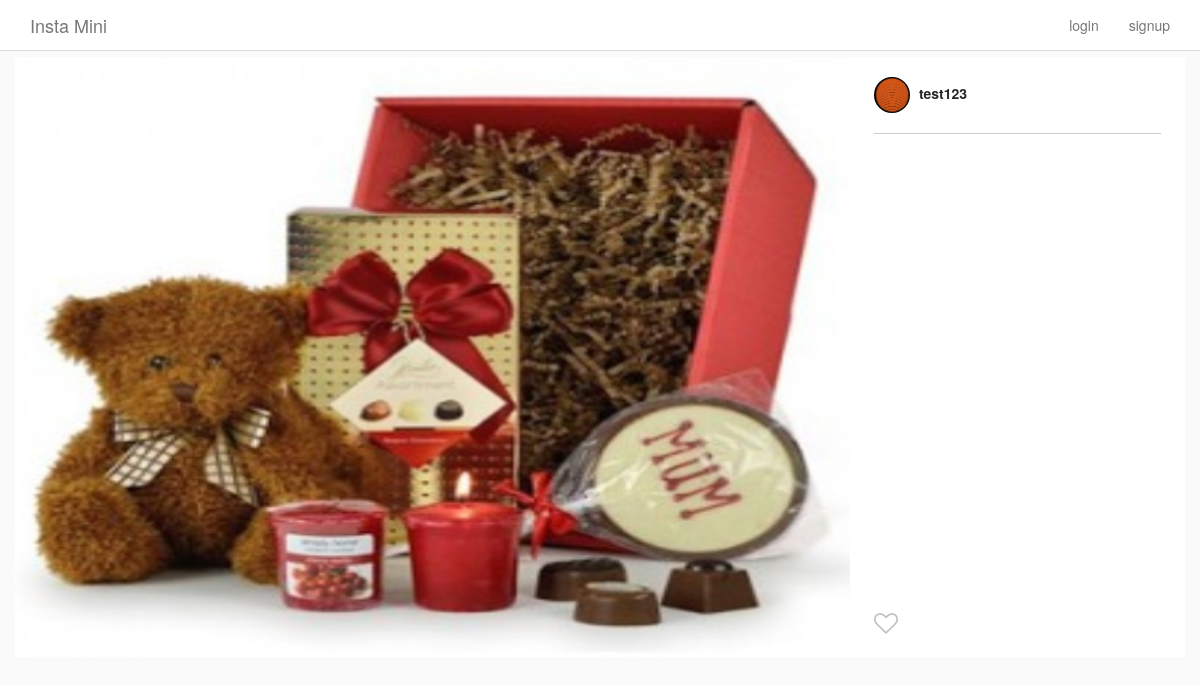
Screenshot of /post/2 with the database file from the repository.
### instaApp/models.py (models this page shows, shortened)
class Post(models.Model):
    author = models.ForeignKey(InstaUser, on_delete = models.CASCADE, related_name="my_posts")
    title = models.TextField(blank=True, null=True)
    image = ProcessedImageField(
        upload_to='static/images/posts',
        format='JPEG',
        options={'quality': 100},
        blank=True,
        null=True
    )
    def get_like_count(self):
        return self.likes.count()

class InstaUser(AbstractUser):
    profile_pic = ProcessedImageField(
        upload_to='static/images/profiles',
        format='JPEG',
        options={'quality': 100},
        blank=True,
        null=True
    )

### instaApp/views.py (the view)
# urls.py: path('post/<int:pk>', PostDetailView.as_view(), name = 'post_detail'),
class PostDetailView(DetailView):
    model = Post
    template_name = 'post_detail.html'

### instaApp/templatetags/custom_tags.py (called while the page is built)
@register.simple_tag
def has_user_liked_post(post, user):
    try:
        like = Like.objects.get(post=post, user=user)
        return "fa-heart"
    except:
        return "fa-heart-o"

### templates/post_detail.html (shortened to what this page needs)
{% extends "base.html" %}
{% load custom_tags %}
{% block content %}
<div class="row single-post">
    <div class="single-post-card view-update {{ object.pk }}">
        <div class="header">
            <a href="{% url 'helloworld' %}">
                {% if object.author.profile_pic %}
                    <img class="picture-circle--medium" src="/{{object.author.profile_pic}}">
                {% endif %}
                {{ object.author.username }}
            </a>
        </div>
        <div class="image__wrapper">
            <img class="card__main-image" src="/{{object.image}}" width='1000', height='1000'>
        </div>
        <div class="comments-portion">
            <section class="input-row">
                <i class="fa {% has_user_liked_post post user %} submit-like" aria-hidden="true"></i>
            </section>
        </div>
    </div>
</div>
{% endblock content %}

### static/css/style.css (style rules this page uses)
html { height: 100%; }
body { min-height: 100%; background-color: #fafafa; }
.picture-circle, .picture-circle--medium, .picture-circle--small { border-radius: 100%; width: 150px; height: 150px; }
.picture-circle--medium { width: 36px; height: 36px; }
.card__main-image { max-width: 100%; max-height: 600px; height: auto; margin: 0 auto; display: block; }
.single-post-card { display: flex; align-items: stretch; box-sizing: border-box; flex-direction: column; flex-shrink: 0; padding-right: 335px; width: 100%; position: relative; background-color: #fff; }
.single-post-card .header, .single-post-card .comments-portion { display: flex; flex-shrink: 0; }
.single-post-card .header { border-bottom: 1px solid #ccc; padding: 20px 0; flex-direction: row; position: absolute; top: 0; right: 24px; width: 287px; display: flex; align-items: center; }
.single-post-card .header img { margin-right: 5px; }
.single-post-card .header a { color: #262626; font-weight: bold; }
.single-post-card .comments-portion { position: absolute; bottom: 0; right: 0; width: 335px; padding: 0 24px; flex-direction: column; }
.input-row { position: relative; display: flex; align-items: center; height: 68px; padding-left: 40px; }
.input-row .submit-like { cursor: pointer; position: absolute; top: 32%; left: 0; color: #C2C2C2; font-size: 24px; }

### rows the page displays
Post: author.profile_pic (picture), author.username "test123", image (picture)
